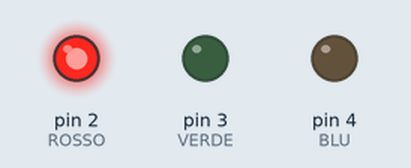
This sketch was run on a simulated Arduino Uno, built with avr-gcc and run on an emulated ATmega328P. Parts: output pins drawn as LEDs (lit = HIGH).

Above: at 0.5 s.
At 2.0 s:
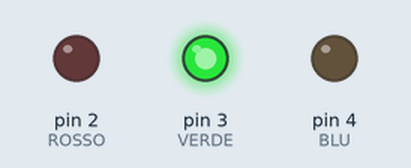
At 3.5 s:
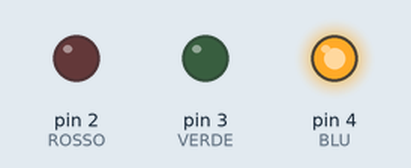
At 5.0 s:
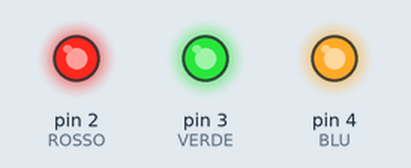
At 7.2 s:
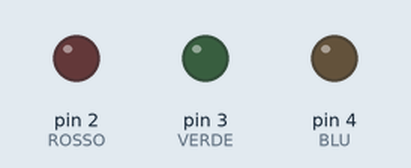
Timing chart, 0 to 7.8 s (numbered marks = the images above):
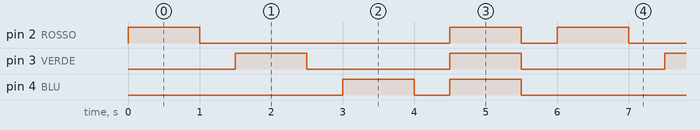

Measured:
- by itself, pin 2 (ROSSO): repeats every 6.0 s: LOW 3.5 s, HIGH 1.0 s, LOW 0.50 s, HIGH 1.0 s
- by itself, pin 3 (VERDE): alternates HIGH for 1.0 s and LOW for 2.0 s
- by itself, pin 4 (BLU): repeats every 6.0 s: LOW 0.50 s, HIGH 1.0 s, LOW 3.5 s, HIGH 1.0 s

The sketch:

ledrgb-common-cathod.ino
```cpp
/*  resistenza 100 ohm sul catodo
 *  correnti: r 15.98 g 14.23  b 11.40  w 17.58
*/
#define ROSSO 2
#define VERDE 3
#define BLU 4
#define ACCESO 1000
#define SPENTO 500

void setup() {
  // put your setup code here, to run once:
    pinMode(ROSSO, OUTPUT);
    pinMode(VERDE, OUTPUT);
    pinMode(BLU, OUTPUT);
}

void loop() {
  // put your main code here, to run repeatedly:
  digitalWrite(ROSSO, HIGH);
  delay(ACCESO);
  digitalWrite(ROSSO, LOW);
  delay(SPENTO);

  digitalWrite(VERDE, HIGH);
  delay(ACCESO);
  digitalWrite(VERDE, LOW);
  delay(SPENTO);

  digitalWrite(BLU, HIGH);
  delay(ACCESO);
  digitalWrite(BLU, LOW);
  delay(SPENTO);

  digitalWrite(ROSSO, HIGH);
  digitalWrite(VERDE, HIGH);
  digitalWrite(BLU, HIGH);
  delay(ACCESO);
  digitalWrite(ROSSO, LOW);
  digitalWrite(VERDE, LOW);
  digitalWrite(BLU, LOW);
  delay(SPENTO);

}
```
